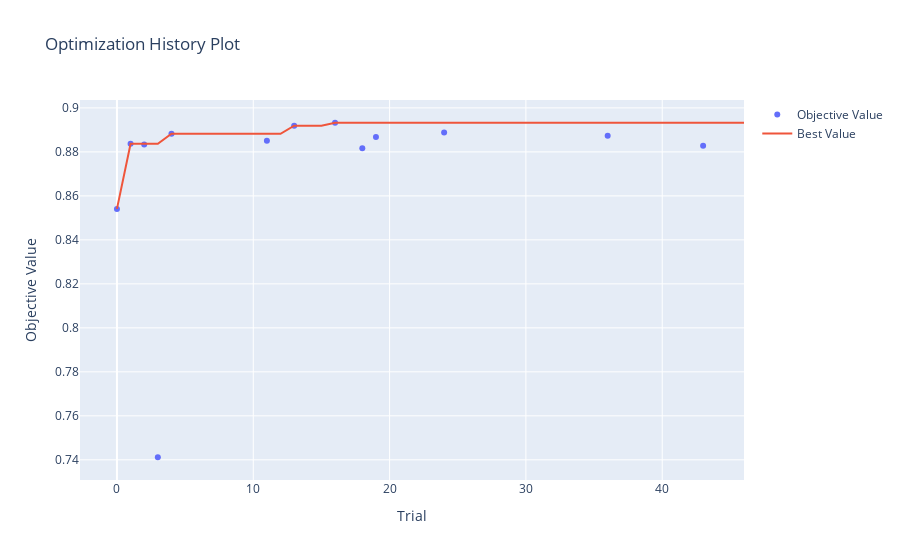

Write notebook code for a chart like this one.
### Code cell
# view distribution of hyperparameters w.r.t. accuracy
optuna.visualization.plot_optimization_history(fmnist_study)

### Figure 1 — Plotly figure (JSON) as saved in the notebook; plotly's stock layout.template omitted (floating-point values rounded to 4 significant figures)
{"data": [{"mode": "markers", "name": "Objective Value", "type": "scatter", "x": [0, 1, 2, 3, 4, 11, 13, 16, 18, 19, 24, 36, 43], "y": [0.8541, 0.8837, 0.8834, 0.7412, 0.8882, 0.8851, 0.8919, 0.8932, 0.8817, 0.8868, 0.8888, 0.8873, 0.8828]}, {"mode": "lines", "name": "Best Value", "type": "scatter", "x": [0, 1, 2, 3, 4, 5, 6, 7, 8, 9, 10, 11, 12, 13, 14, 15, 16, 17, 18, 19, 20, 21, 22, 23, 24, 25, 26, 27, 28, 29, 30, 31, 32, 33, 34, 35, 36, 37, 38, 39, 40, 41, 42, 43, 44, 45, 46], "y": [0.8541, 0.8837, 0.8837, 0.8837, 0.8882, 0.8882, 0.8882, 0.8882, 0.8882, 0.8882, 0.8882, 0.8882, 0.8882, 0.8919, 0.8919, 0.8919, 0.8932, 0.8932, 0.8932, 0.8932, 0.8932, 0.8932, 0.8932, 0.8932, 0.8932, 0.8932, 0.8932, 0.8932, 0.8932, 0.8932, 0.8932, 0.8932, 0.8932, 0.8932, 0.8932, 0.8932, 0.8932, 0.8932, 0.8932, 0.8932, 0.8932, 0.8932, 0.8932, 0.8932, 0.8932, 0.8932, 0.8932]}, {"marker": {"color": "#cccccc"}, "mode": "markers", "name": "Infeasible Trial", "showlegend": false, "type": "scatter", "x": [], "y": []}], "layout": {"title": {"text": "Optimization History Plot"}, "xaxis": {"title": {"text": "Trial"}}, "yaxis": {"title": {"text": "Objective Value"}}}}
